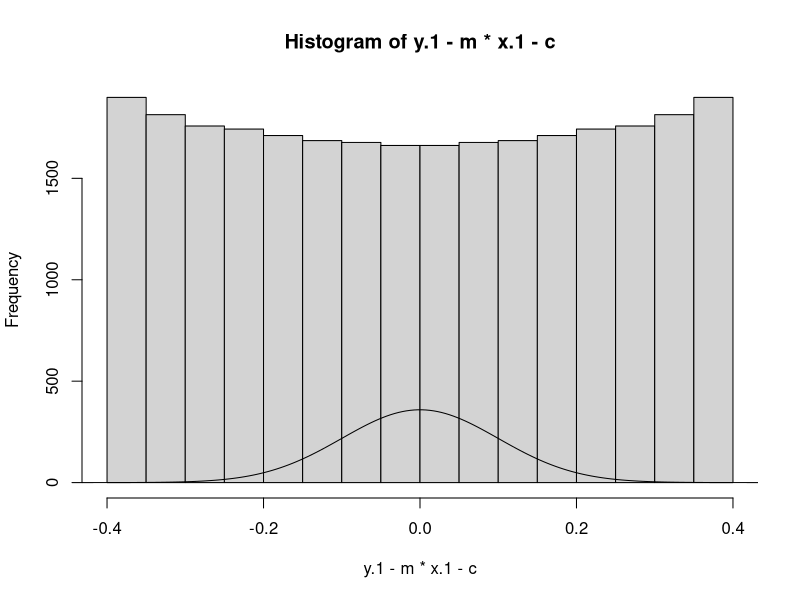
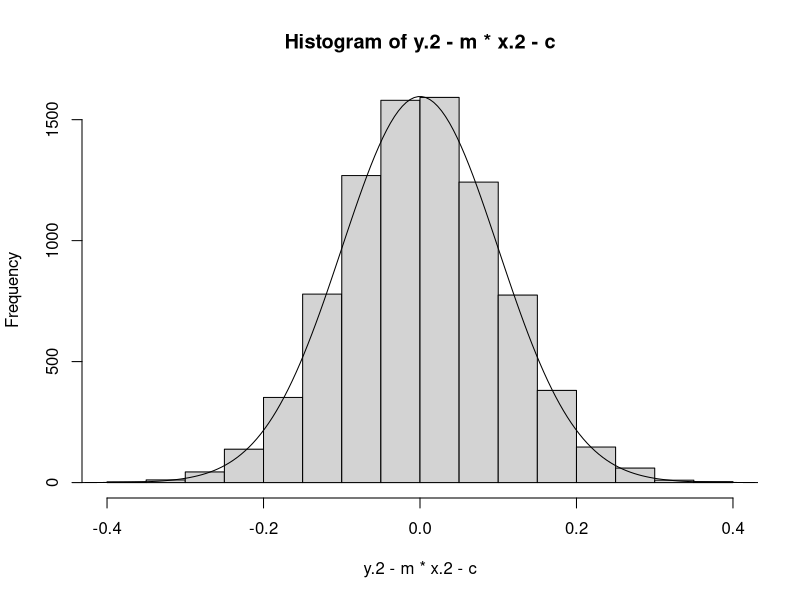
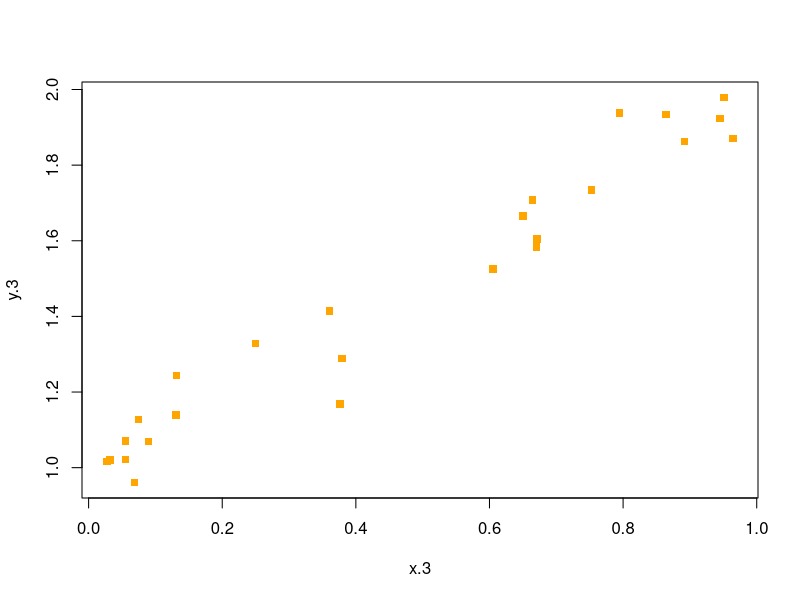

R code for these plots, in order:

set.seed(10)

omega <- 1000
m <- 1
c <- 1
x <- seq(0,1,length.out=100000)
y <- 1.5+sin(2*pi*x*omega)
#plot(x,y,ty="l")
filter <- abs(y - (1*x+1)) < 4.0e-1
x.1 <- x[filter]
y.1 <- y[filter]
#points(x.1,y.1,pch=15,col="orange")
hist(y.1-m*x.1-c)
x.tmp <- seq(-.5,.5,length.out = 200)
lines(x.tmp,90*dnorm(x.tmp,0,0.1))
n <- 25
counter <- 0
filter2 <- rep(FALSE,length(x.1))
norm <- dnorm(0,0,0.1)
for (i in 1:length(x.1))
{
  k <- runif(1)
  diff<-1-dnorm(y.1[i],m*x.1[i]+c,0.1)/norm
  if (k > diff) filter2[i] <- TRUE
}
sum(filter2)
x.2 <- x.1[filter2]
y.2 <- y.1[filter2]
hist(y.2-m*x.2-c)
x.tmp <- seq(-.5,.5,length.out = 200)
lines(x.tmp,400*dnorm(x.tmp,0,0.1))

n <- 25
indices <-sample(1:length(x.2),n)
x.3 <- x.2[indices]
y.3 <- y.2[indices]
plot(x.3,y.3,pch=15,col="orange")
x <- x.3
y <- y.3
save(x,y,file="dataset.RData")
